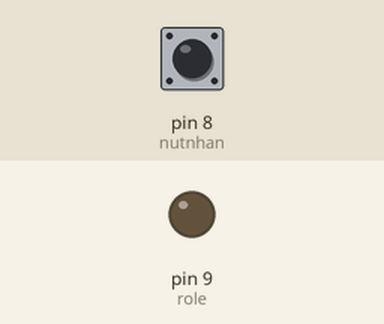
The sketch below on a simulated Arduino Uno, built with avr-gcc and run on an emulated ATmega328P. On the bench: output pins drawn as LEDs (lit = HIGH). Dashed ring = blinking. The inputs (shaded band) are chosen by the test bench; at power-on: pin 8 (nutnhan) HIGH. What the sketch prints to the serial monitor is not drawn.

Above: at 1.2 s.
1.3 s: pin 8 (nutnhan) pulsed LOW 5 times (0.12 s each, 0.3 s apart)
At 1.57 s:
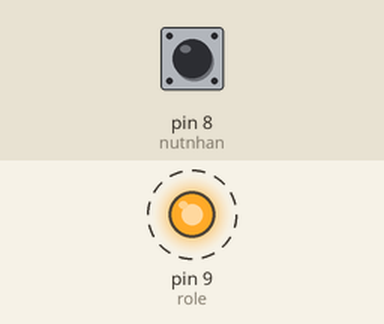
At 3.3 s:
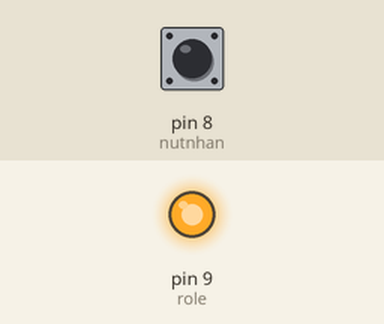
Timing chart, 0 to 4.8 s (numbered marks = the images above; inputs shaded):
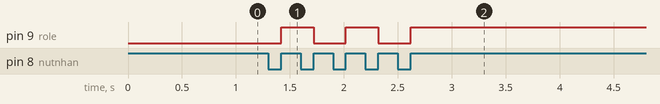

Measured:
- after the input at 1.3 s, pin 9 (role): alternates HIGH for 0.30 s and LOW for 0.30 s, 5 changes in all, then stays HIGH, starting after 0.12 s

The sketch:

bat_tat_role_bang_nut_nhan.ino
```cpp
//khai báo biến
int nutnhan = 8; // định nghĩa chân số 0 là button
int role = 9,t=0; // khai báo led và biến
int status1;// biến lưu các trạng thái nút nhấn
// viết hàm chống dội
boolean chong_doi()// int char float ngoại trừ void
{
  int sta =!digitalRead(nutnhan); // đọc trạng thái nút nhấn
  return sta;// khi co nhan nut la true
}
// khởi tạo
void setup()
{
    Serial.begin(9600);
    pinMode(nutnhan,INPUT);
    pinMode(role,OUTPUT);
}
void loop() // vong lap
{
  int buttonState = digitalRead(nutnhan);
  //Serial.println(buttonState);
  status1 = chong_doi();
  if(status1==true)
  {
    {
      t=!t;// đảo trạng thái
    }
    while(status1==true){status1=chong_doi();}
  }
  if(t==1)
      {
     digitalWrite(role,HIGH);
       }
      else
            {
           digitalWrite(role,LOW);
             }
  Serial.println(t);
}
```
